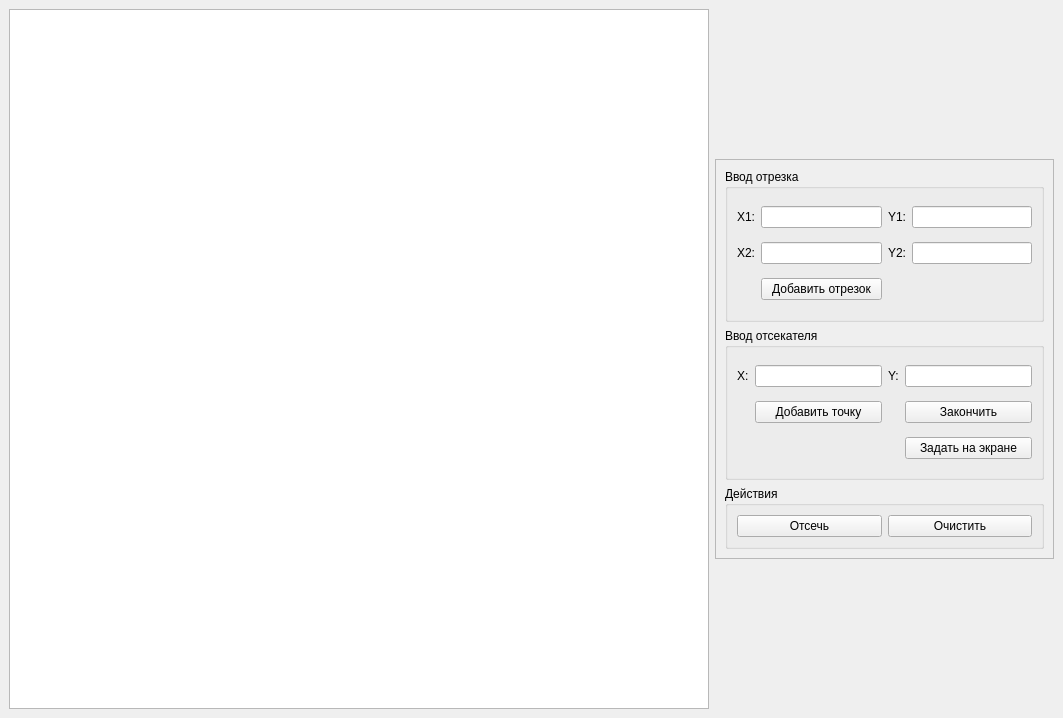
<?xml version="1.0" encoding="UTF-8"?>
<ui version="4.0">
 <class>MainWindow</class>
 <widget class="QMainWindow" name="MainWindow">
  <property name="geometry">
   <rect>
    <x>0</x>
    <y>0</y>
    <width>1063</width>
    <height>718</height>
   </rect>
  </property>
  <property name="sizePolicy">
   <sizepolicy hsizetype="Minimum" vsizetype="Minimum">
    <horstretch>0</horstretch>
    <verstretch>0</verstretch>
   </sizepolicy>
  </property>
  <property name="minimumSize">
   <size>
    <width>995</width>
    <height>634</height>
   </size>
  </property>
  <property name="maximumSize">
   <size>
    <width>16777215</width>
    <height>16777215</height>
   </size>
  </property>
  <property name="windowTitle">
   <string>KG-8</string>
  </property>
  <widget class="QWidget" name="centralwidget">
   <layout class="QHBoxLayout" name="horizontalLayout">
    <item>
     <widget class="QGraphicsView" name="mainview">
      <property name="enabled">
       <bool>true</bool>
      </property>
      <property name="sizePolicy">
       <sizepolicy hsizetype="Preferred" vsizetype="Preferred">
        <horstretch>0</horstretch>
        <verstretch>0</verstretch>
       </sizepolicy>
      </property>
      <property name="minimumSize">
       <size>
        <width>600</width>
        <height>602</height>
       </size>
      </property>
      <property name="maximumSize">
       <size>
        <width>16777215</width>
        <height>16777215</height>
       </size>
      </property>
     </widget>
    </item>
    <item>
     <widget class="QFrame" name="frame">
      <property name="minimumSize">
       <size>
        <width>0</width>
        <height>0</height>
       </size>
      </property>
      <property name="maximumSize">
       <size>
        <width>339</width>
        <height>400</height>
       </size>
      </property>
      <property name="mouseTracking">
       <bool>false</bool>
      </property>
      <property name="frameShape">
       <enum>QFrame::StyledPanel</enum>
      </property>
      <property name="frameShadow">
       <enum>QFrame::Raised</enum>
      </property>
      <layout class="QVBoxLayout" name="verticalLayout">
       <item>
        <widget class="QGroupBox" name="groupBox_2">
         <property name="title">
          <string>Ввод отрезка</string>
         </property>
         <layout class="QGridLayout" name="gridLayout">
          <item row="2" column="2">
           <widget class="QLabel" name="label_6">
            <property name="text">
             <string>Y2:</string>
            </property>
           </widget>
          </item>
          <item row="0" column="2">
           <widget class="QLabel" name="label_2">
            <property name="text">
             <string>Y1:</string>
            </property>
           </widget>
          </item>
          <item row="0" column="1">
           <widget class="QLineEdit" name="inp_x1"/>
          </item>
          <item row="2" column="3">
           <widget class="QLineEdit" name="inp_y2"/>
          </item>
          <item row="2" column="0">
           <widget class="QLabel" name="label_5">
            <property name="text">
             <string>X2:</string>
            </property>
           </widget>
          </item>
          <item row="3" column="1">
           <widget class="QPushButton" name="but_add_line">
            <property name="text">
             <string>Добавить отрезок</string>
            </property>
           </widget>
          </item>
          <item row="2" column="1">
           <widget class="QLineEdit" name="inp_x2"/>
          </item>
          <item row="0" column="3">
           <widget class="QLineEdit" name="inp_y1"/>
          </item>
          <item row="0" column="0">
           <widget class="QLabel" name="label">
            <property name="text">
             <string>X1:</string>
            </property>
           </widget>
          </item>
         </layout>
        </widget>
       </item>
       <item>
        <widget class="QGroupBox" name="groupBox_4">
         <property name="title">
          <string>Ввод отсекателя</string>
         </property>
         <layout class="QGridLayout" name="gridLayout_3">
          <item row="0" column="1">
           <widget class="QLineEdit" name="inp_x_cutter"/>
          </item>
          <item row="0" column="3">
           <widget class="QLineEdit" name="inp_y_cutter"/>
          </item>
          <item row="0" column="0">
           <widget class="QLabel" name="label_3">
            <property name="text">
             <string>X:</string>
            </property>
           </widget>
          </item>
          <item row="1" column="1">
           <widget class="QPushButton" name="but_add_cutter">
            <property name="text">
             <string>Добавить точку</string>
            </property>
           </widget>
          </item>
          <item row="0" column="2">
           <widget class="QLabel" name="label_4">
            <property name="text">
             <string>Y:</string>
            </property>
           </widget>
          </item>
          <item row="1" column="3">
           <widget class="QPushButton" name="but_end_cutter">
            <property name="text">
             <string>Закончить</string>
            </property>
           </widget>
          </item>
          <item row="2" column="3">
           <widget class="QPushButton" name="but_choose_cutter">
            <property name="text">
             <string>Задать на экране</string>
            </property>
           </widget>
          </item>
         </layout>
        </widget>
       </item>
       <item>
        <widget class="QGroupBox" name="groupBox_3">
         <property name="sizePolicy">
          <sizepolicy hsizetype="Preferred" vsizetype="Maximum">
           <horstretch>0</horstretch>
           <verstretch>0</verstretch>
          </sizepolicy>
         </property>
         <property name="title">
          <string>Действия</string>
         </property>
         <layout class="QGridLayout" name="gridLayout_2">
          <item row="0" column="1">
           <widget class="QPushButton" name="but_clear">
            <property name="text">
             <string>Очистить</string>
            </property>
           </widget>
          </item>
          <item row="0" column="0">
           <widget class="QPushButton" name="but_cut">
            <property name="text">
             <string>Отсечь</string>
            </property>
           </widget>
          </item>
         </layout>
        </widget>
       </item>
      </layout>
     </widget>
    </item>
   </layout>
  </widget>
 </widget>
 <tabstops>
  <tabstop>inp_x1</tabstop>
  <tabstop>inp_y1</tabstop>
  <tabstop>inp_x2</tabstop>
  <tabstop>inp_y2</tabstop>
  <tabstop>but_add_line</tabstop>
  <tabstop>inp_x_cutter</tabstop>
  <tabstop>inp_y_cutter</tabstop>
  <tabstop>but_add_cutter</tabstop>
  <tabstop>but_cut</tabstop>
  <tabstop>but_clear</tabstop>
  <tabstop>mainview</tabstop>
 </tabstops>
 <resources/>
 <connections/>
</ui>
